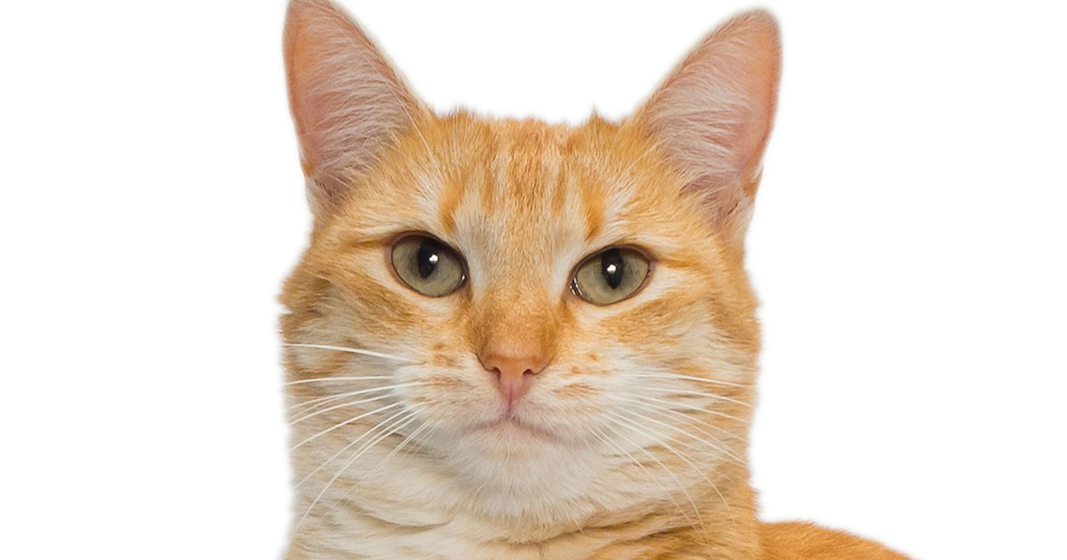
#> input picture knn/cats/cc.jpg, 3200 x 1680 px (shown at 1/3 size); its folder holds 4 pictures in this run
$ python knn.py
#> lines starting #> are read from the running program, lines starting #| are printed output that depends on the picture
import cv2
import numpy as np
import os
from  scipy.spatial import distance


folder='cats'
f=os.listdir(folder)
cats=[]
dogs=[]
for i in f:
    print(i)
    img=cv2.imread(folder+'/'+i,0)
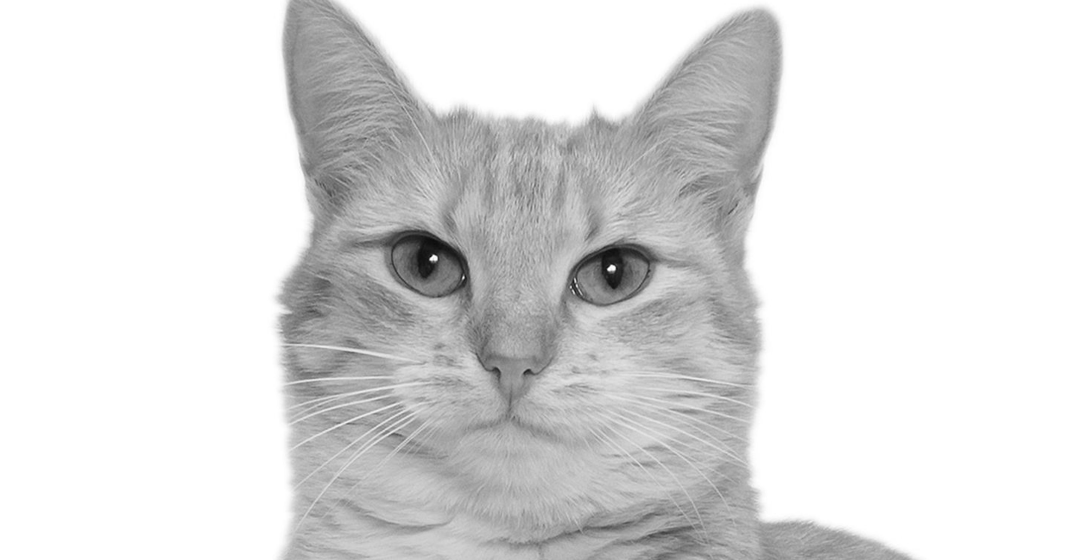
#> img: shape (1680, 3200) (shown at 1/3 size); min 2, max 255, mean 221.4
    img=cv2.resize(img,(100,100))
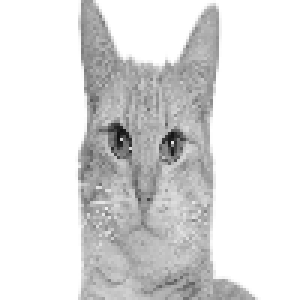
#> img: shape (100, 100) (shown 3 times larger); min 17, max 255, mean 221.5
    img=img.flatten()
#> img = 10000 values, max 255 at index 0, min 17 at index 4539, mean 221.5
    img=np.reshape(img,(10000,1))
    cats.append(img)
#> pass 2 of the loop `for i in f:`:
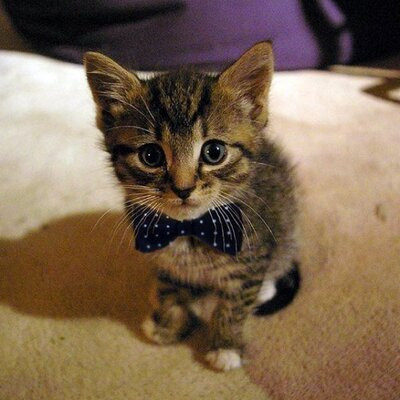
#> input picture knn/cats/dbe5f0727b69487016ffd67a6689e75a_400x400.jpeg, 400 x 400 px
#> `img=cv2.imread(folder+'/'+i,0)`:
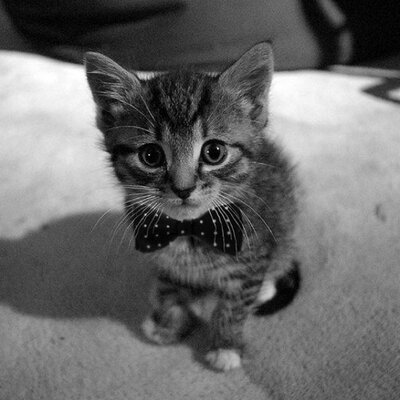
#> img: shape (400, 400); min 0, max 255, mean 106
#> `img=cv2.resize(img,(100,100))`:
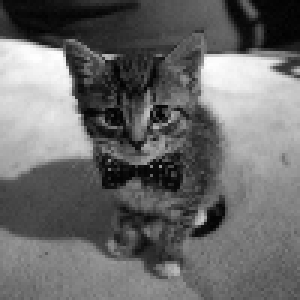
#> img: shape (100, 100) (shown 3 times larger); min 1, max 255, mean 106.1
#> `img=img.flatten()`: img = 10000 values, max 255 at index 1819, min 1 at index 1089, mean 106.1
#> pass 3 of the loop `for i in f:`:
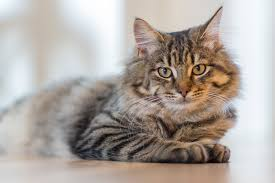
#> input picture knn/cats/images (1).jpeg, 275 x 183 px
#> `img=cv2.imread(folder+'/'+i,0)`:
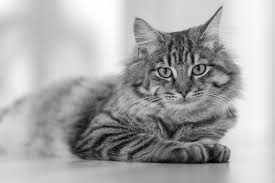
#> img: shape (183, 275); min 0, max 255, mean 170.1
#> `img=cv2.resize(img,(100,100))`:
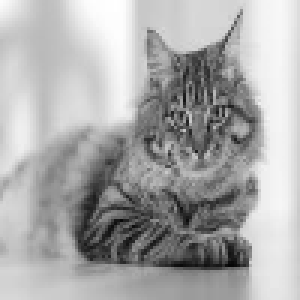
#> img: shape (100, 100) (shown 3 times larger); min 5, max 255, mean 170
#> `img=img.flatten()`: img = 10000 values, max 255 at index 38, min 5 at index 8876, mean 170
#> the loop made 4 passes; the first 3 are shown


folder='dogs'
#> folder = 'dogs'
#> (the run stopped early here; a loop or call above may not have finished)
